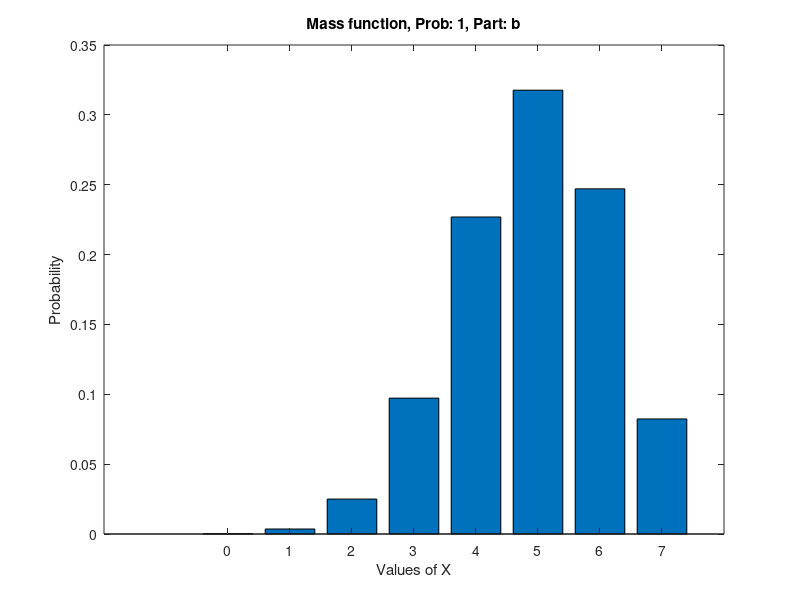
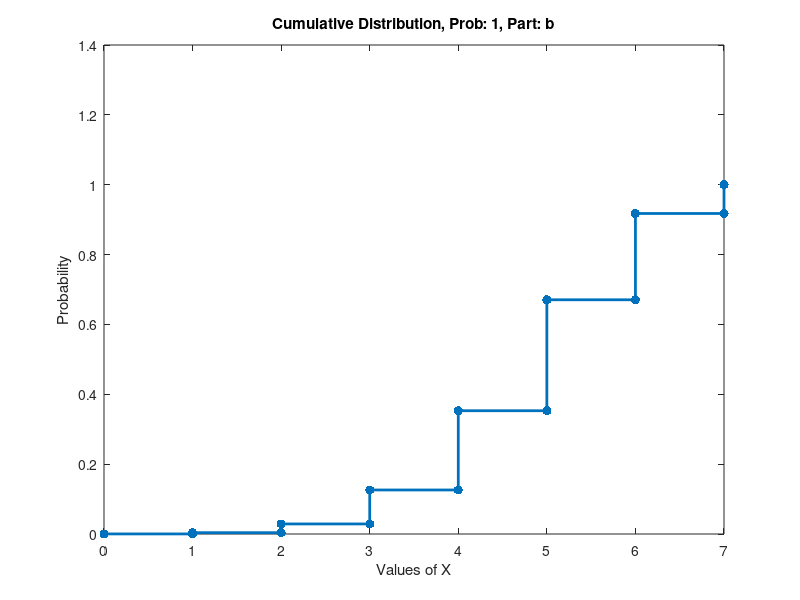
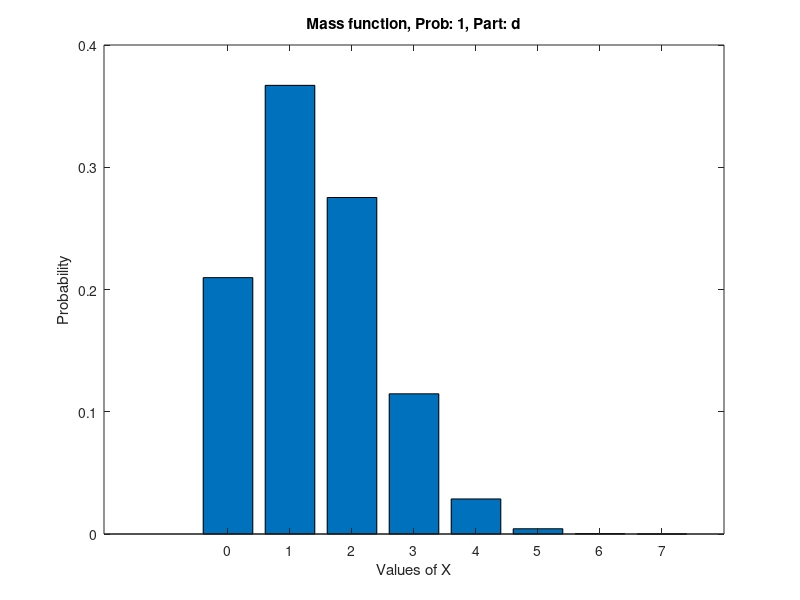
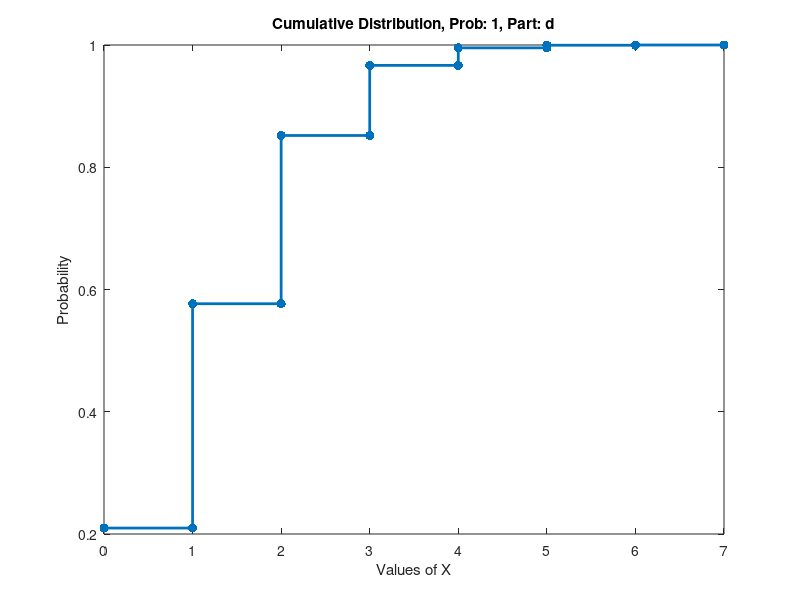

These figures' MATLAB source, in order:
function Problem1_BinomRandomVars
%%% PROBLEM 1 %%%
[vals,probs] = binom_prob_mass(0,7,7,.7,1,'a');
prob_mass_graph(vals,probs,1,'b')
prob_cumulitive_graph(vals,probs,1,'b')

[vals,probs] = binom_prob_mass(0,7,7,.2,1,'c');
prob_mass_graph(vals,probs,1,'d')
prob_cumulitive_graph(vals,probs,1,'d')

%%% PROBLEM 2 %%%
[vals2,probs2] = dice_probability_mass(6,2,'a');
prob_mass_graph(vals2,probs2,2,'b')
prob_cumulitive_graph(vals2,probs2,2,'b')

%[vals3,probs3] = dice_cumulative(2,'c');
vals3 = [3,4,5,6,7,8,9,10,11,12,13,14,15,16,17,18];
probs3 = [1/216,3/216,6/216,10/216,15/216,21/216,25/216,27/216,27/216,25/216,21/216,15/216,10/216,6/216,3/216,1/216];
prob_mass_graph(vals3,probs3,2,'d')
prob_cumulitive_graph(vals3,probs3,2,'d')


% Compute the probability for each value of X
function [vals,out] = binom_prob_mass(s,X,n,P,num,let)
head = sprintf('Probabilites, Prob: %d, Part: %s',num,let);
fprintf('\n%s\n',head)
vals = [];
out = [];
for i = s:X
    vals = [vals,i];
    val = binopdf(i,n,P);
    out = [out,val];
    print = sprintf('For X = %d, PDF = %e',i,val);
    fprintf('%s\n',print)
    
    val2 = binocdf(i,n,P);
    %out = [out,val];
    print = sprintf('For X = %d, CDF = %e',i,val2);
    fprintf('%s\n',print)
end

% Compute the probability for each value the dice can have
function [vals,out] = dice_probability_mass(n,num,let)
head = sprintf('Probabilites, Prob: %d, Part: %s',num,let);

vals = 1:n;
out = zeros(1,n)+.16667;

fprintf('\n%s\n',head)
disp(vals)
disp(out)

% Compute the probability for each value that Z can have
function [vals,out] = dice_cumulative(num,let)
head = sprintf('Probabilites, Prob: %d, Part: %s',num,let);

vals = 3:18;
out = zeros(1,length(vals));

quant = [1,1,2,3,4,5,6,6,6,6,5,4,3,2,1,1];
p = (1/6)^3;
for i = 1:length(vals)
    for j = 1:quant(i)
        out(i) = out(i)+p;
    end
end

fprintf('\n%s\n',head)
disp(vals)
disp(out)


% Plot the probability mass function for the values and probabilites passed
% in
function prob_mass_graph(vals,probs,num,let)
head = sprintf('Mass function, Prob: %d, Part: %s',num,let);
figure('Visible','on','Name',head)
bar(vals,probs)
xlabel('Values of X')
ylabel('Probability')
title(head)

% Plot the cumulative distribution graph for the values and probabilities
% passed in
function prob_cumulitive_graph(vals,probs,num,let)
head = sprintf('Cumulative Distribution, Prob: %d, Part: %s',num,let);
figure('Visible','on','Name',head)

cum_dist = zeros(1,length(vals));
cum_dist(1) = probs(1);
for i = 2:length(probs)
    dist = cum_dist(i-1) + probs(i);
    cum_dist(i) = dist;    
end
% The next two lines form the rectangular shape of the cumulative
% distribution plot by shifting the probabilities one index to the left.
% The vectors are isolated from indexes 2 --> end and 1 is subtracted from
% the values to shift the values
vals = [vals,(vals(1:end-1)+1)];
cum_dist = [cum_dist,cum_dist(1:end-1)];

% The values must be sorted so that the sequential line connecting does not
% self intersect
plot(sort(vals),sort(cum_dist),'.-','LineWidth',2,'MarkerSize',20)
xlabel('Values of X')
ylabel('Probability')
title(head)





